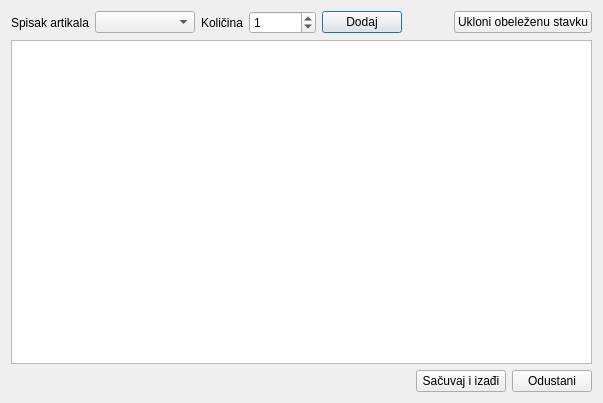
<?xml version="1.0" encoding="UTF-8"?>
<ui version="4.0">
 <class>spisakZahtevaA1</class>
 <widget class="QDialog" name="spisakZahtevaA1">
  <property name="geometry">
   <rect>
    <x>0</x>
    <y>0</y>
    <width>603</width>
    <height>403</height>
   </rect>
  </property>
  <property name="windowTitle">
   <string>Dialog</string>
  </property>
  <layout class="QVBoxLayout" name="verticalLayout">
   <item>
    <layout class="QHBoxLayout" name="horizontalLayout">
     <item>
      <widget class="QLabel" name="label">
       <property name="text">
        <string>Spisak artikala</string>
       </property>
      </widget>
     </item>
     <item>
      <widget class="QComboBox" name="cbArtikli">
       <property name="minimumSize">
        <size>
         <width>100</width>
         <height>0</height>
        </size>
       </property>
      </widget>
     </item>
     <item>
      <widget class="QLabel" name="label_2">
       <property name="text">
        <string>Količina</string>
       </property>
      </widget>
     </item>
     <item>
      <widget class="QSpinBox" name="sbKolicina">
       <property name="maximum">
        <number>999999999</number>
       </property>
       <property name="value">
        <number>1</number>
       </property>
      </widget>
     </item>
     <item>
      <widget class="QPushButton" name="btnDodaj">
       <property name="text">
        <string>Dodaj</string>
       </property>
      </widget>
     </item>
     <item>
      <spacer name="horizontalSpacer">
       <property name="orientation">
        <enum>Qt::Horizontal</enum>
       </property>
       <property name="sizeHint" stdset="0">
        <size>
         <width>40</width>
         <height>20</height>
        </size>
       </property>
      </spacer>
     </item>
     <item>
      <widget class="QPushButton" name="btnUkloni">
       <property name="minimumSize">
        <size>
         <width>130</width>
         <height>0</height>
        </size>
       </property>
       <property name="text">
        <string>Ukloni obeleženu stavku</string>
       </property>
      </widget>
     </item>
    </layout>
   </item>
   <item>
    <widget class="QTreeView" name="tvStavke"/>
   </item>
   <item>
    <layout class="QHBoxLayout" name="horizontalLayout_2">
     <item>
      <spacer name="horizontalSpacer_2">
       <property name="orientation">
        <enum>Qt::Horizontal</enum>
       </property>
       <property name="sizeHint" stdset="0">
        <size>
         <width>128</width>
         <height>20</height>
        </size>
       </property>
      </spacer>
     </item>
     <item>
      <widget class="QPushButton" name="bntSaveExit">
       <property name="sizePolicy">
        <sizepolicy hsizetype="Preferred" vsizetype="Preferred">
         <horstretch>0</horstretch>
         <verstretch>0</verstretch>
        </sizepolicy>
       </property>
       <property name="minimumSize">
        <size>
         <width>90</width>
         <height>0</height>
        </size>
       </property>
       <property name="text">
        <string>Sačuvaj i izađi</string>
       </property>
      </widget>
     </item>
     <item>
      <widget class="QPushButton" name="btnOdustani">
       <property name="text">
        <string>Odustani</string>
       </property>
      </widget>
     </item>
    </layout>
   </item>
  </layout>
 </widget>
 <resources/>
 <connections/>
</ui>
